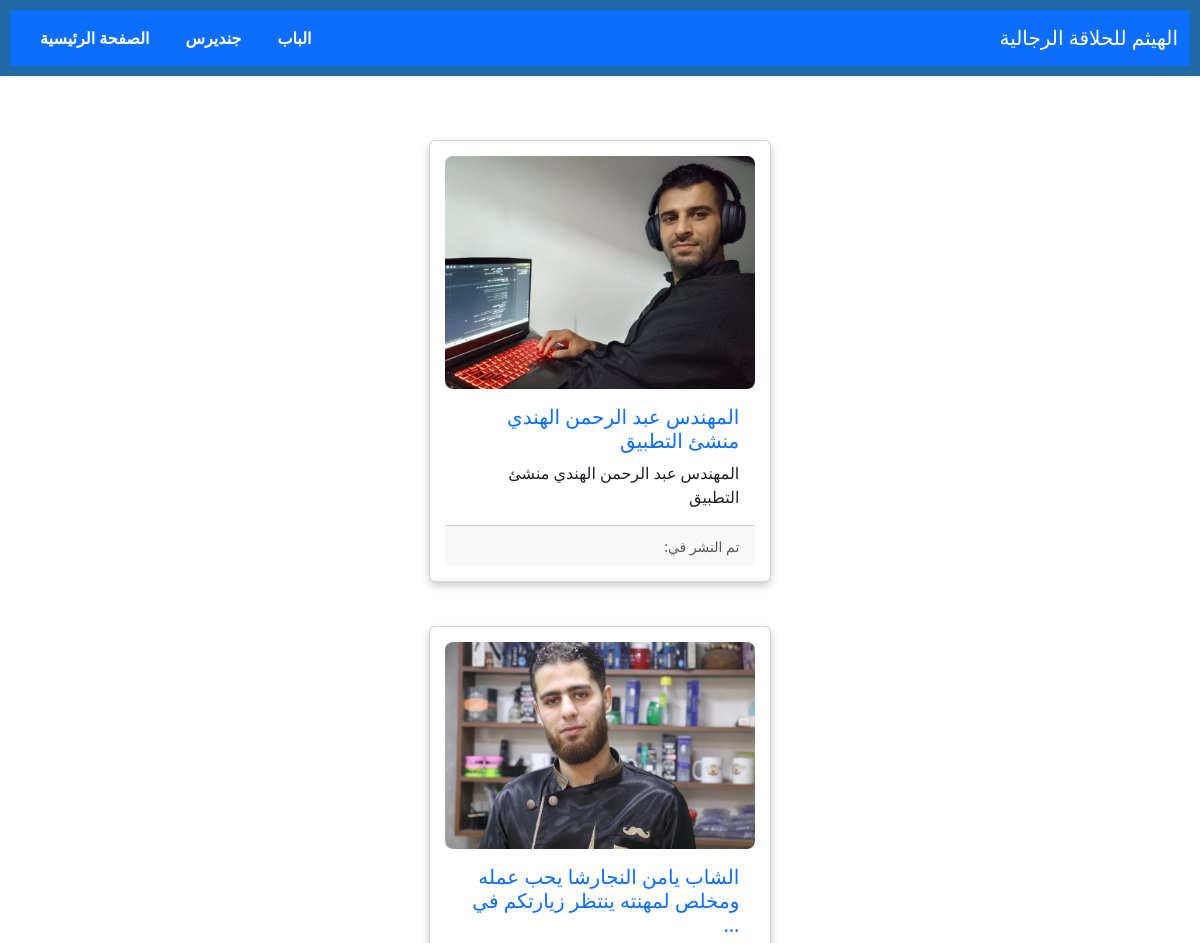
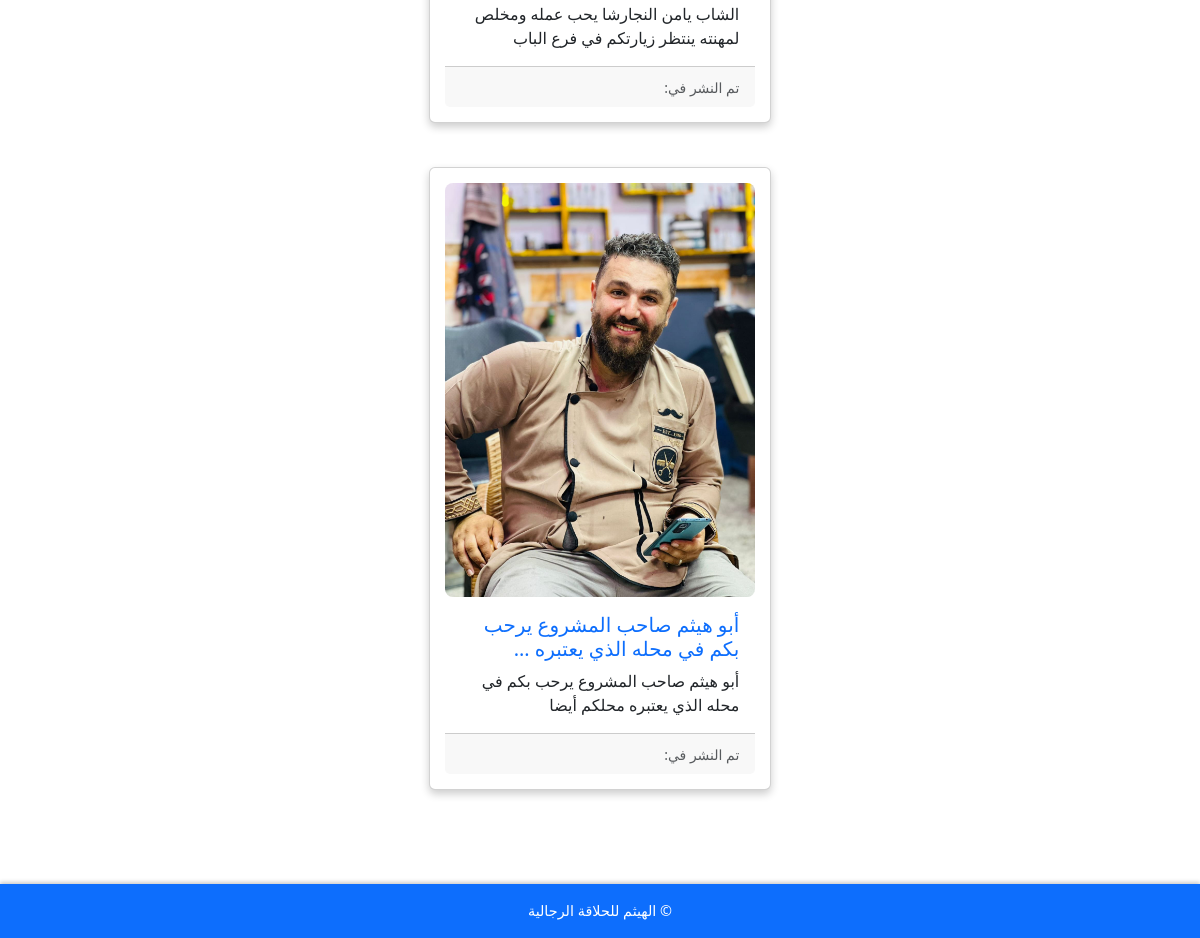
The page / on the database its author committed (2 pictures, top to bottom).
### main/models.py (models this page shows, shortened)
class DailyFlyer(models.Model):
    image = models.ImageField(upload_to='flyers/')
    description = models.TextField()

### main/views.py (the view)
# urls.py: 2. Add a URL to urlpatterns:  path('', views.home, name='home')
def home(request):
    flyers = DailyFlyer.objects.order_by('-id')  # جلب جميع المنشورات مرتبة حسب الأحدث
    return render(request, 'main/home.html', {'flyers': flyers})

### main/templates/main/home.html
{% extends 'main/base.html' %}
{% block content %}
    <section class="daily-flyers row">
        {% if flyers %}
            {% for flyer in flyers %}
                <div class="col-md-4 mb-4">
                    <div class="flyer card h-100">
                        <img src="{{ flyer.image.url }}" class="card-img-top" alt="{{ flyer.description }}">
                        <div class="card-body">
                            <h5 class="card-title">
                                <a href="{% url 'main:news_detail' flyer.id %}" class="text-decoration-none">
                                    {{ flyer.description|truncatewords:10 }}
                                </a>
                            </h5>
                            <p class="card-text">{{ flyer.description|truncatewords:30 }}</p>
                        </div>
                        <div class="card-footer">
                            <small class="text-muted">تم النشر في: {{ flyer.pub_date|date:"d/m/Y H:i" }}</small>
                        </div>
                    </div>
                </div>
            {% endfor %}
        {% else %}
            <p>لا توجد منشورات أخبار يومية حالياً.</p>
        {% endif %}
    </section>
{% endblock %}

### main/templates/main/base.html (shortened to what this page needs)
<!DOCTYPE html>
<html lang="ar" dir="rtl">
<head>
    {% load static %}
    <link rel="stylesheet" href="{% static 'main/css/styles.css' %}">
    <link href="https://cdn.jsdelivr.net/npm/bootstrap@5.3.0/dist/css/bootstrap.rtl.min.css" rel="stylesheet">
</head>
<body>
    <header>
        <nav class="navbar navbar-expand-lg navbar-dark bg-primary">
            <div class="container-fluid">
                <a class="navbar-brand" href="{% url 'main:home' %}"> الهيثم للحلاقة الرجالية</a>
                <div class="collapse navbar-collapse" id="navbarNav">
                    <ul class="navbar-nav ms-auto">
                        <li class="nav-item">
                            <a class="nav-link" href="{% url 'main:page_bab' %}">الباب</a>
                        </li>
                        <li class="nav-item">
                            <a class="nav-link" href="{% url 'main:page_jandirs' %}">جنديرس</a>
                        </li>
                        <li class="nav-item">
                            <a class="nav-link" href="{% url 'main:home' %}">الصفحة الرئيسية</a>
                        </li>
                    </ul>
                </div>
            </div>
        </nav>
    </header>
    <main class="container my-4">
        {% block content %}
        {% endblock %}
    </main>
    <footer class="bg-primary text-white text-center py-3">
        &copy; الهيثم للحلاقة الرجالية
    </footer>
</body>
</html>

### main/static/main/css/styles.css (style rules this page uses)
body { font-family: Arial, sans-serif; direction: rtl; text-align: center; background-color: #f0f2f5; color: #333; margin: 0; padding-bottom: 60px; }
header { background-color: #1f6aa5; padding: 10px; color: white; text-align: center; }
header nav a.nav-link { color: white !important; margin: 0 10px; font-size: 1em; font-weight: bold; }
main { padding: 20px; max-width: 1200px; margin: 0 auto; }
.daily-flyers, .page-detail { display: flex; flex-direction: column; align-items: center; padding: 20px; }
.daily-flyers { display: flex; flex-wrap: wrap; justify-content: center; gap: 20px; }
.flyer { background-color: white; border: 1px solid #ddd; border-radius: 8px; padding: 15px; box-shadow: 0 4px 8px rgba(0, 0, 0, 0.2); width: 100%; max-width: 350px; box-sizing: border-box; }
.flyer img { width: 100%; height: auto; border-radius: 8px; object-fit: cover; }
button, .nav-link { background-color: #1f6aa5; color: white; border: none; padding: 10px 20px; font-size: 1em; border-radius: 8px; cursor: pointer; transition: background-color 0.3s ease; text-decoration: none; }
footer { background-color: #1f6aa5; color: white; padding: 15px 0; text-align: center; font-size: 0.9em; position: fixed; width: 100%; bottom: 0; box-shadow: 0 -2px 4px rgba(0, 0, 0, 0.2); }

### rows shown on the page
DailyFlyer: image (picture), description "المهندس عبد الرحمن الهندي منشئ التطبيق"
DailyFlyer: image (picture), description "الشاب يامن النجارشا يحب عمله ومخلص لمهنته ينتظر زيارتكم في …", description "الشاب يامن النجارشا يحب عمله ومخلص لمهنته ينتظر زيارتكم في فرع الباب"
DailyFlyer: image (picture), description "أبو هيثم صاحب المشروع يرحب بكم في محله الذي يعتبره …", description "أبو هيثم صاحب المشروع يرحب بكم في محله الذي يعتبره محلكم أيضا"
